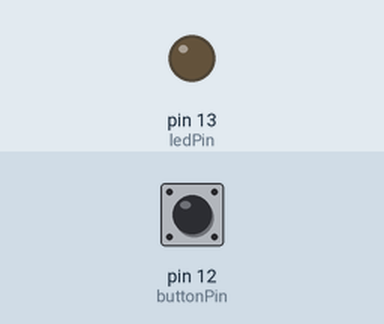
Simulated run of this sketch. Board: Arduino Uno, built with avr-gcc and run on an emulated ATmega328P. Shown: output pins drawn as LEDs (lit = HIGH). Inputs (shaded band) come from the test bench; at power-on: pin 12 (buttonPin) HIGH.

Above: at 1.2 s.
1.3 s: pin 12 (buttonPin) pulled LOW for 0.15 s
At 1.37 s:
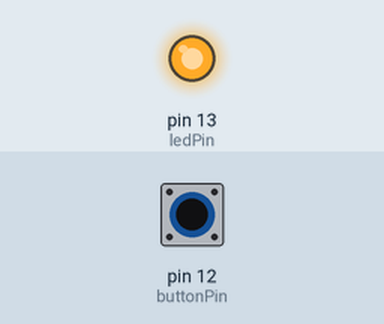
2.9 s: pin 12 (buttonPin) pulled LOW for 3.2 s
At 6.7 s:
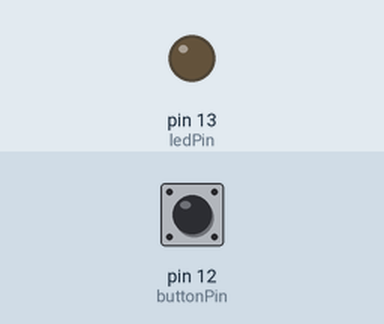
Timing chart, 0 to 8.2 s (numbered marks = the images above; inputs shaded):
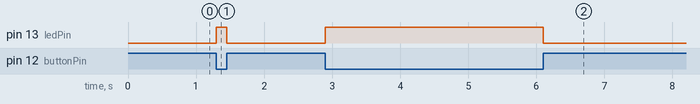

The sketch:

ATmega32_Challenge.ino
```cpp
// ATmega32 version of Button + LED
// Pin numbers updated to MightyCore mapping

const int buttonPin = 12;  // Port B4 — was pin 2 on Arduino
const int ledPin    = 13;  // Port B5 — was pin 7 on Arduino

void setup() {
  pinMode(buttonPin, INPUT_PULLUP);
  pinMode(ledPin, OUTPUT);
}

void loop() {
  if (digitalRead(buttonPin) == LOW) {
    digitalWrite(ledPin, HIGH);
  } else {
    digitalWrite(ledPin, LOW);
  }
}
```

Measured:
- after the input at 1.3 s, pin 13 (ledPin): LOW → HIGH at once, → LOW 0.15 s later
- after the input at 2.9 s, pin 13 (ledPin): LOW → HIGH at once, → LOW 3.2 s later
